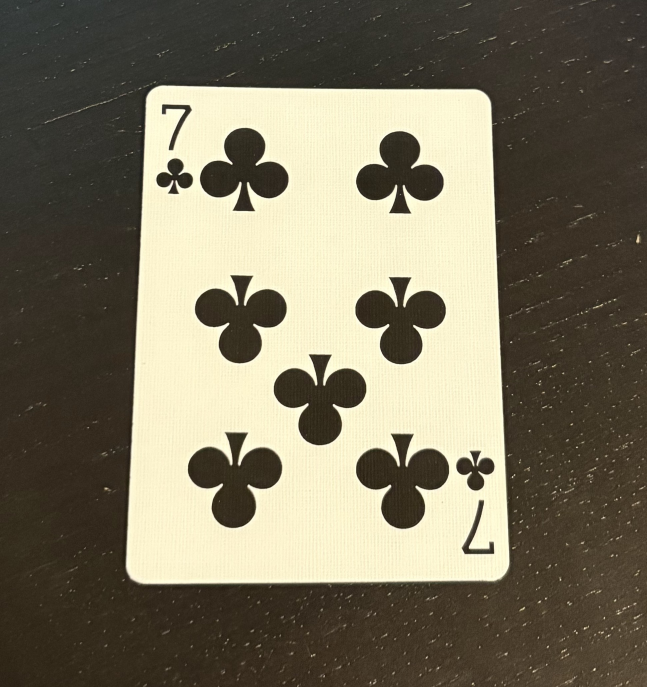
#> input picture src/data_generation/7c.jpg, 1940 x 2061 px (shown at 1/3 size)
$ python zoom_background_test.py
#> lines starting #> are read from the running program, lines starting #| are printed output that depends on the picture
import cv2
import numpy as np

# Load image and background
img = cv2.imread("7c.jpg")
#> img is the input picture: shape (2061, 1940, 3); mean B, G, R 95.2, 114.9, 121.7
bg = cv2.imread("bg.jpg")  # Replace with your bg file name
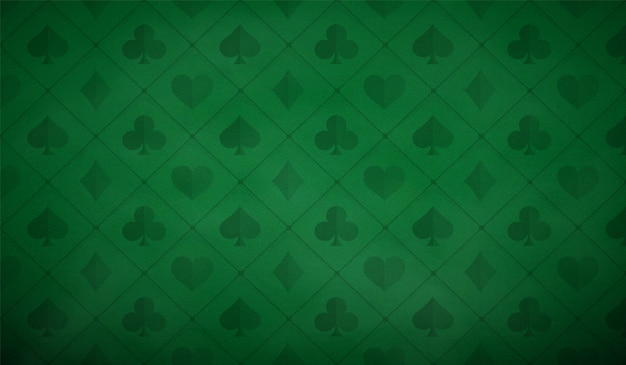
#> input picture src/data_generation/bg.jpg, 626 x 365 px
#> bg is the input picture: shape (365, 626, 3); mean B, G, R 40.4, 88.7, 10.2
if img is None: exit("Image not found")
if bg is None: exit("Background not found")
h, w = img.shape[:2]  # 2061, 1940
#> h = 2061; w = 1940

# Original bounding box
class_id, x_cent, y_cent, box_w, box_h = 0, 0.49921875, 0.4859375, 0.57421875, 0.7265625

# Zoom factor (shrink)
zoom = 0.5
new_w, new_h = int(w * zoom), int(h * zoom)
#> new_w = 970; new_h = 1030

# Shrink image
shrunk_img = cv2.resize(img, (new_w, new_h))

# Resize background
bg = cv2.resize(bg, (w, h))
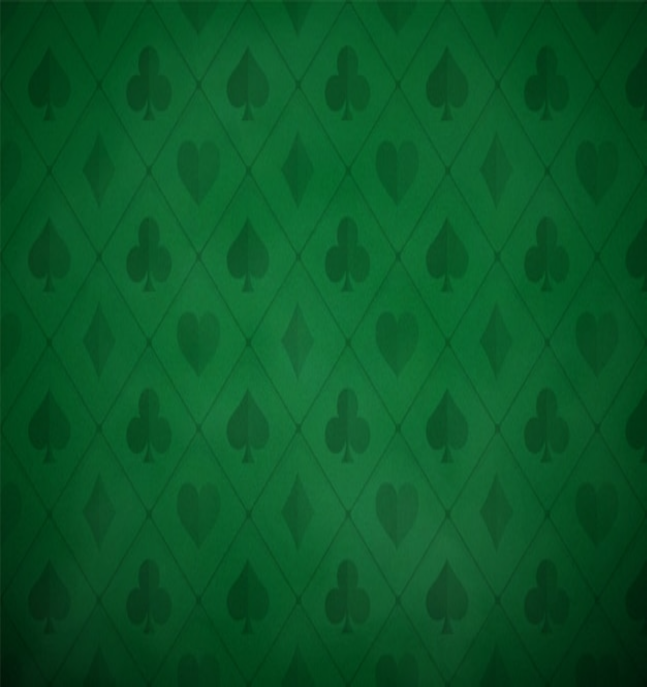
#> bg: shape (2061, 1940, 3) (shown at 1/3 size); mean B, G, R 40.2, 88.6, 10.1

# Create mask for shrunk image
mask = np.zeros((h, w), dtype=np.uint8)
x_offset = (w - new_w) // 2
#> x_offset = 485
y_offset = (h - new_h) // 2
#> y_offset = 515
mask[y_offset:y_offset+new_h, x_offset:x_offset+new_w] = 255

# Blend with background
result = bg.copy()
result[mask == 255] = shrunk_img[mask[y_offset:y_offset+new_h, x_offset:x_offset+new_w] == 255]
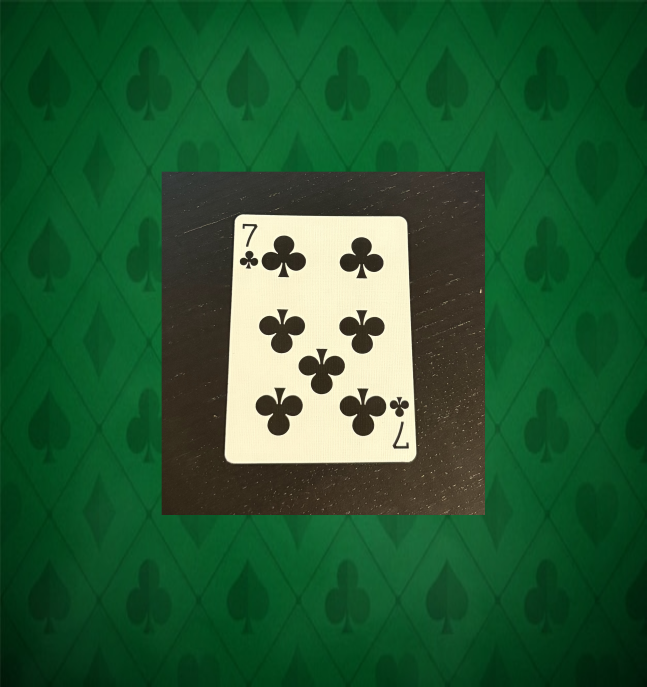
#> result: shape (2061, 1940, 3) (shown at 1/3 size); mean B, G, R 51.2, 90.6, 36.4

# New bounding box in pixels
new_box_w_px = int(box_w * w * zoom)
#> new_box_w_px = 556
new_box_h_px = int(box_h * h * zoom)
#> new_box_h_px = 748
new_x_cent_px = x_offset + (new_w // 2)
#> new_x_cent_px = 970
new_y_cent_px = y_offset + (new_h // 2)
#> new_y_cent_px = 1030
x_min = max(0, new_x_cent_px - new_box_w_px // 2)
#> x_min = 692
x_max = min(w, new_x_cent_px + new_box_w_px // 2)
#> x_max = 1248
y_min = max(0, new_y_cent_px - new_box_h_px // 2)
#> y_min = 656
y_max = min(h, new_y_cent_px + new_box_h_px // 2)
#> y_max = 1404

# Crop around bounding box
cropped_result = result[y_min:y_max, x_min:x_max]
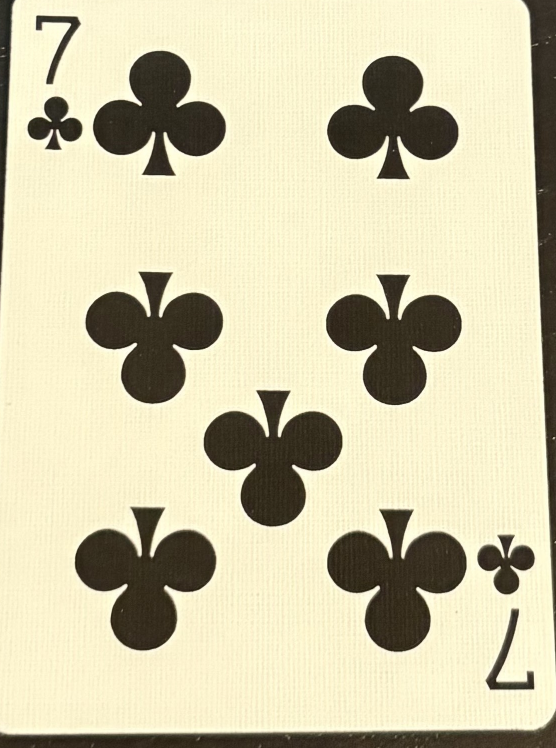
#> cropped_result: shape (748, 556, 3); mean B, G, R 168.7, 199.2, 205.6

# Adjust bounding box for cropped image
crop_w, crop_h = x_max - x_min, y_max - y_min
#> crop_w = 556
new_x_cent = (new_x_cent_px - x_min) / crop_w
new_y_cent = (new_y_cent_px - y_min) / crop_h
new_box_w = new_box_w_px / crop_w
new_box_h = new_box_h_px / crop_h
new_label = f"{class_id} {new_x_cent} {new_y_cent} {new_box_w} {new_box_h}"

# Save and print
cv2.imwrite("zoom_bg_test.jpg", cropped_result)
print(f"Zoom factor: {zoom}")
print(f"New coords: {new_label}")
#| New coords: 0 0.5 0.5 1.0 1.0
print(f"Cropped size: {cropped_result.shape[1]}x{cropped_result.shape[0]}")
#| Cropped size: 556x748
